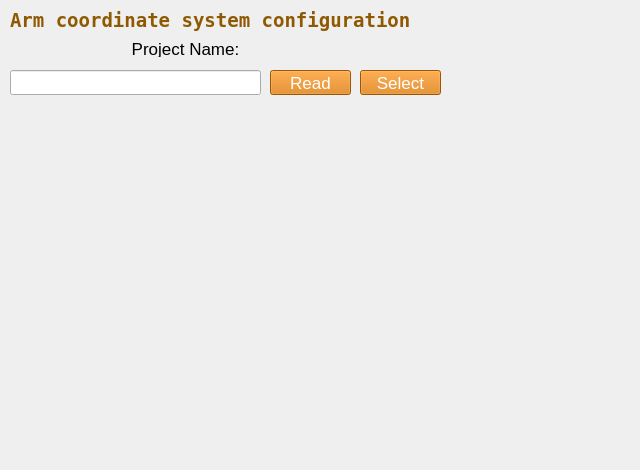
    <widget class="QWidget" name="tab_other">
     <attribute name="title">
      <string>Other</string>
     </attribute>
     <widget class="QLabel" name="label_arm_picture">
      <property name="geometry">
       <rect>
        <x>90</x>
        <y>170</y>
        <width>201</width>
        <height>231</height>
       </rect>
      </property>
      <property name="text">
       <string/>
      </property>
      <property name="pixmap">
       <pixmap>../picture/teco_arm.png</pixmap>
      </property>
      <property name="scaledContents">
       <bool>true</bool>
      </property>
     </widget>
     <widget class="QLabel" name="label_Coordinate_configuration">
      <property name="geometry">
       <rect>
        <x>320</x>
        <y>100</y>
        <width>311</width>
        <height>361</height>
       </rect>
      </property>
      <property name="text">
       <string/>
      </property>
      <property name="pixmap">
       <pixmap>../picture/Coordinate_system_configuration_2.jpg</pixmap>
      </property>
      <property name="scaledContents">
       <bool>true</bool>
      </property>
     </widget>
     <widget class="QLabel" name="label_other_armshow">
      <property name="geometry">
       <rect>
        <x>10</x>
        <y>0</y>
        <width>411</width>
        <height>41</height>
       </rect>
      </property>
      <property name="palette">
       <palette>
        <active>
         <colorrole role="WindowText">
          <brush brushstyle="SolidPattern">
           <color alpha="255">
            <red>143</red>
            <green>89</green>
            <blue>2</blue>
           </color>
          </brush>
         </colorrole>
         <colorrole role="Text">
          <brush brushstyle="SolidPattern">
           <color alpha="255">
            <red>143</red>
            <green>89</green>
            <blue>2</blue>
           </color>
          </brush>
         </colorrole>
         <colorrole role="ButtonText">
          <brush brushstyle="SolidPattern">
           <color alpha="255">
            <red>143</red>
            <green>89</green>
            <blue>2</blue>
           </color>
          </brush>
         </colorrole>
        </active>
        <inactive>
         <colorrole role="WindowText">
          <brush brushstyle="SolidPattern">
           <color alpha="255">
            <red>143</red>
            <green>89</green>
            <blue>2</blue>
           </color>
          </brush>
         </colorrole>
         <colorrole role="Text">
          <brush brushstyle="SolidPattern">
           <color alpha="255">
            <red>143</red>
            <green>89</green>
            <blue>2</blue>
           </color>
          </brush>
         </colorrole>
         <colorrole role="ButtonText">
          <brush brushstyle="SolidPattern">
           <color alpha="255">
            <red>143</red>
            <green>89</green>
            <blue>2</blue>
           </color>
          </brush>
         </colorrole>
        </inactive>
        <disabled>
         <colorrole role="WindowText">
          <brush brushstyle="SolidPattern">
           <color alpha="255">
            <red>190</red>
            <green>190</green>
            <blue>190</blue>
           </color>
          </brush>
         </colorrole>
         <colorrole role="Text">
          <brush brushstyle="SolidPattern">
           <color alpha="255">
            <red>190</red>
            <green>190</green>
            <blue>190</blue>
           </color>
          </brush>
         </colorrole>
         <colorrole role="ButtonText">
          <brush brushstyle="SolidPattern">
           <color alpha="255">
            <red>190</red>
            <green>190</green>
            <blue>190</blue>
           </color>
          </brush>
         </colorrole>
        </disabled>
       </palette>
      </property>
      <property name="font">
       <font>
        <family>DejaVu Sans Mono</family>
        <pointsize>14</pointsize>
        <weight>75</weight>
        <bold>true</bold>
       </font>
      </property>
      <property name="text">
       <string>Arm coordinate system configuration</string>
      </property>
     </widget>
     <widget class="QLabel" name="label_arm_gif">
      <property name="geometry">
       <rect>
        <x>30</x>
        <y>280</y>
        <width>151</width>
        <height>141</height>
       </rect>
      </property>
      <property name="text">
       <string/>
      </property>
      <property name="pixmap">
       <pixmap>src/modbus/modbus/picture/teco_arm.png</pixmap>
      </property>
      <property name="scaledContents">
       <bool>true</bool>
      </property>
     </widget>
     <widget class="QPushButton" name="btn_project_name_read">
      <property name="geometry">
       <rect>
        <x>270</x>
        <y>70</y>
        <width>81</width>
        <height>25</height>
       </rect>
      </property>
      <property name="palette">
       <palette>
        <active>
         <colorrole role="WindowText">
          <brush brushstyle="SolidPattern">
           <color alpha="255">
            <red>255</red>
            <green>255</green>
            <blue>255</blue>
           </color>
          </brush>
         </colorrole>
         <colorrole role="Button">
          <brush brushstyle="SolidPattern">
           <color alpha="255">
            <red>218</red>
            <green>119</green>
            <blue>0</blue>
           </color>
          </brush>
         </colorrole>
         <colorrole role="Text">
          <brush brushstyle="SolidPattern">
           <color alpha="255">
            <red>255</red>
            <green>255</green>
            <blue>255</blue>
           </color>
          </brush>
         </colorrole>
         <colorrole role="ButtonText">
          <brush brushstyle="SolidPattern">
           <color alpha="255">
            <red>255</red>
            <green>255</green>
            <blue>255</blue>
           </color>
          </brush>
         </colorrole>
         <colorrole role="Base">
          <brush brushstyle="SolidPattern">
           <color alpha="255">
            <red>218</red>
            <green>119</green>
            <blue>0</blue>
           </color>
          </brush>
         </colorrole>
         <colorrole role="Window">
          <brush brushstyle="SolidPattern">
           <color alpha="255">
            <red>218</red>
            <green>119</green>
            <blue>0</blue>
           </color>
          </brush>
         </colorrole>
        </active>
        <inactive>
         <colorrole role="WindowText">
          <brush brushstyle="SolidPattern">
           <color alpha="255">
            <red>255</red>
            <green>255</green>
            <blue>255</blue>
           </color>
          </brush>
         </colorrole>
         <colorrole role="Button">
          <brush brushstyle="SolidPattern">
           <color alpha="255">
            <red>218</red>
            <green>119</green>
            <blue>0</blue>
           </color>
          </brush>
         </colorrole>
         <colorrole role="Text">
          <brush brushstyle="SolidPattern">
           <color alpha="255">
            <red>255</red>
            <green>255</green>
            <blue>255</blue>
           </color>
          </brush>
         </colorrole>
         <colorrole role="ButtonText">
          <brush brushstyle="SolidPattern">
           <color alpha="255">
            <red>255</red>
            <green>255</green>
            <blue>255</blue>
           </color>
          </brush>
         </colorrole>
         <colorrole role="Base">
          <brush brushstyle="SolidPattern">
           <color alpha="255">
            <red>218</red>
            <green>119</green>
            <blue>0</blue>
           </color>
          </brush>
         </colorrole>
         <colorrole role="Window">
          <brush brushstyle="SolidPattern">
           <color alpha="255">
            <red>218</red>
            <green>119</green>
            <blue>0</blue>
           </color>
          </brush>
         </colorrole>
        </inactive>
        <disabled>
         <colorrole role="WindowText">
          <brush brushstyle="SolidPattern">
           <color alpha="255">
            <red>255</red>
            <green>255</green>
            <blue>255</blue>
           </color>
          </brush>
         </colorrole>
         <colorrole role="Button">
          <brush brushstyle="SolidPattern">
           <color alpha="255">
            <red>218</red>
            <green>119</green>
            <blue>0</blue>
           </color>
          </brush>
         </colorrole>
         <colorrole role="Text">
          <brush brushstyle="SolidPattern">
           <color alpha="255">
            <red>255</red>
            <green>255</green>
            <blue>255</blue>
           </color>
          </brush>
         </colorrole>
         <colorrole role="ButtonText">
          <brush brushstyle="SolidPattern">
           <color alpha="255">
            <red>255</red>
            <green>255</green>
            <blue>255</blue>
           </color>
          </brush>
         </colorrole>
         <colorrole role="Base">
          <brush brushstyle="SolidPattern">
           <color alpha="255">
            <red>218</red>
            <green>119</green>
            <blue>0</blue>
           </color>
          </brush>
         </colorrole>
         <colorrole role="Window">
          <brush brushstyle="SolidPattern">
           <color alpha="255">
            <red>218</red>
            <green>119</green>
            <blue>0</blue>
           </color>
          </brush>
         </colorrole>
        </disabled>
       </palette>
      </property>
      <property name="font">
       <font>
        <pointsize>13</pointsize>
       </font>
      </property>
      <property name="styleSheet">
       <string notr="true">background-color:#da7700;color:white;border-color: black;</string>
      </property>
      <property name="text">
       <string>Read</string>
      </property>
     </widget>
     <widget class="QPushButton" name="btn_project_name_select">
      <property name="geometry">
       <rect>
        <x>360</x>
        <y>70</y>
        <width>81</width>
        <height>25</height>
       </rect>
      </property>
      <property name="palette">
       <palette>
        <active>
         <colorrole role="WindowText">
          <brush brushstyle="SolidPattern">
           <color alpha="255">
            <red>255</red>
            <green>255</green>
            <blue>255</blue>
           </color>
          </brush>
         </colorrole>
         <colorrole role="Button">
          <brush brushstyle="SolidPattern">
           <color alpha="255">
            <red>218</red>
            <green>119</green>
            <blue>0</blue>
           </color>
          </brush>
         </colorrole>
         <colorrole role="Text">
          <brush brushstyle="SolidPattern">
           <color alpha="255">
            <red>255</red>
            <green>255</green>
            <blue>255</blue>
           </color>
          </brush>
         </colorrole>
         <colorrole role="ButtonText">
          <brush brushstyle="SolidPattern">
           <color alpha="255">
            <red>255</red>
            <green>255</green>
            <blue>255</blue>
           </color>
          </brush>
         </colorrole>
         <colorrole role="Base">
          <brush brushstyle="SolidPattern">
           <color alpha="255">
            <red>218</red>
            <green>119</green>
            <blue>0</blue>
           </color>
          </brush>
         </colorrole>
         <colorrole role="Window">
          <brush brushstyle="SolidPattern">
           <color alpha="255">
            <red>218</red>
            <green>119</green>
            <blue>0</blue>
           </color>
          </brush>
         </colorrole>
        </active>
        <inactive>
         <colorrole role="WindowText">
          <brush brushstyle="SolidPattern">
           <color alpha="255">
            <red>255</red>
            <green>255</green>
            <blue>255</blue>
           </color>
          </brush>
         </colorrole>
         <colorrole role="Button">
          <brush brushstyle="SolidPattern">
           <color alpha="255">
            <red>218</red>
            <green>119</green>
            <blue>0</blue>
           </color>
          </brush>
         </colorrole>
         <colorrole role="Text">
          <brush brushstyle="SolidPattern">
           <color alpha="255">
            <red>255</red>
            <green>255</green>
            <blue>255</blue>
           </color>
          </brush>
         </colorrole>
         <colorrole role="ButtonText">
          <brush brushstyle="SolidPattern">
           <color alpha="255">
            <red>255</red>
            <green>255</green>
            <blue>255</blue>
           </color>
          </brush>
         </colorrole>
         <colorrole role="Base">
          <brush brushstyle="SolidPattern">
           <color alpha="255">
            <red>218</red>
            <green>119</green>
            <blue>0</blue>
           </color>
          </brush>
         </colorrole>
         <colorrole role="Window">
          <brush brushstyle="SolidPattern">
           <color alpha="255">
            <red>218</red>
            <green>119</green>
            <blue>0</blue>
           </color>
          </brush>
         </colorrole>
        </inactive>
        <disabled>
         <colorrole role="WindowText">
          <brush brushstyle="SolidPattern">
           <color alpha="255">
            <red>255</red>
            <green>255</green>
            <blue>255</blue>
           </color>
          </brush>
         </colorrole>
         <colorrole role="Button">
          <brush brushstyle="SolidPattern">
           <color alpha="255">
            <red>218</red>
            <green>119</green>
            <blue>0</blue>
           </color>
          </brush>
         </colorrole>
         <colorrole role="Text">
          <brush brushstyle="SolidPattern">
           <color alpha="255">
            <red>255</red>
            <green>255</green>
            <blue>255</blue>
           </color>
          </brush>
         </colorrole>
         <colorrole role="ButtonText">
          <brush brushstyle="SolidPattern">
           <color alpha="255">
            <red>255</red>
            <green>255</green>
            <blue>255</blue>
           </color>
          </brush>
         </colorrole>
         <colorrole role="Base">
          <brush brushstyle="SolidPattern">
           <color alpha="255">
            <red>218</red>
            <green>119</green>
            <blue>0</blue>
           </color>
          </brush>
         </colorrole>
         <colorrole role="Window">
          <brush brushstyle="SolidPattern">
           <color alpha="255">
            <red>218</red>
            <green>119</green>
            <blue>0</blue>
           </color>
          </brush>
         </colorrole>
        </disabled>
       </palette>
      </property>
      <property name="font">
       <font>
        <pointsize>13</pointsize>
       </font>
      </property>
      <property name="styleSheet">
       <string notr="true">background-color:#da7700;color:white;border-color: black;</string>
      </property>
      <property name="text">
       <string>Select</string>
      </property>
     </widget>
     <widget class="QLabel" name="label_project_name">
      <property name="geometry">
       <rect>
        <x>10</x>
        <y>40</y>
        <width>351</width>
        <height>17</height>
       </rect>
      </property>
      <property name="font">
       <font>
        <pointsize>13</pointsize>
       </font>
      </property>
      <property name="text">
       <string>Project Name:</string>
      </property>
      <property name="alignment">
       <set>Qt::AlignCenter</set>
      </property>
     </widget>
     <widget class="QLineEdit" name="lineEdit_project_name_select">
      <property name="geometry">
       <rect>
        <x>10</x>
        <y>70</y>
        <width>251</width>
        <height>25</height>
       </rect>
      </property>
     </widget>
    </widget>
